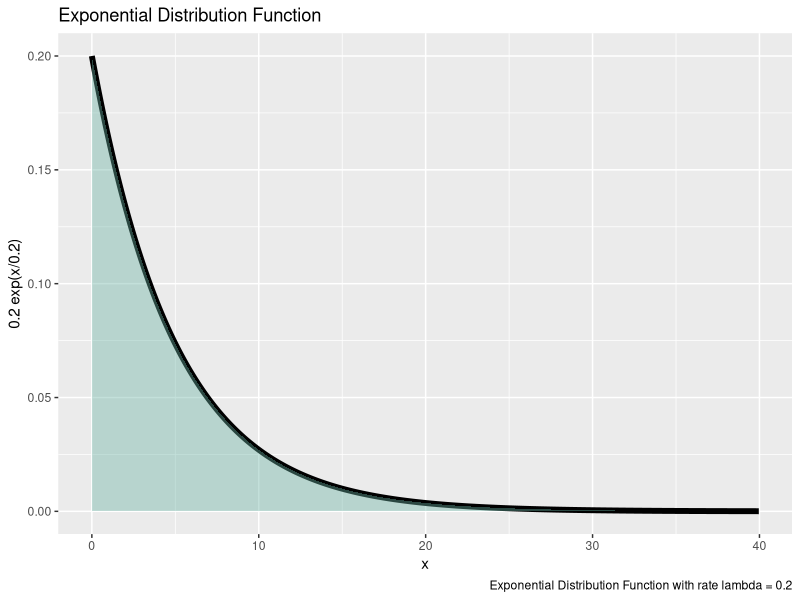
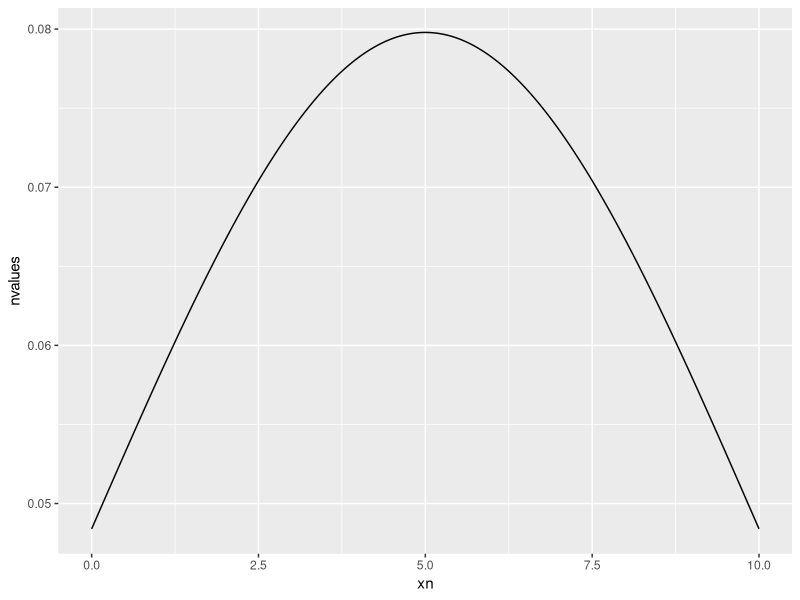
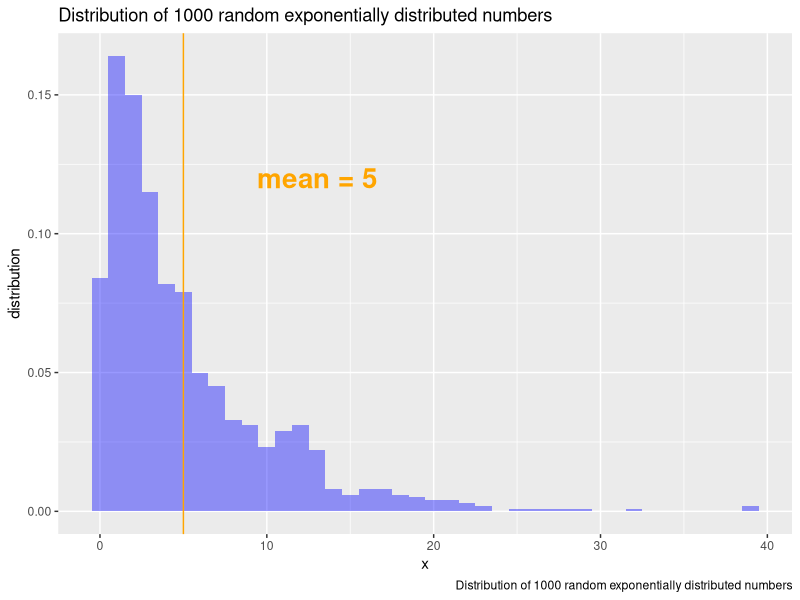
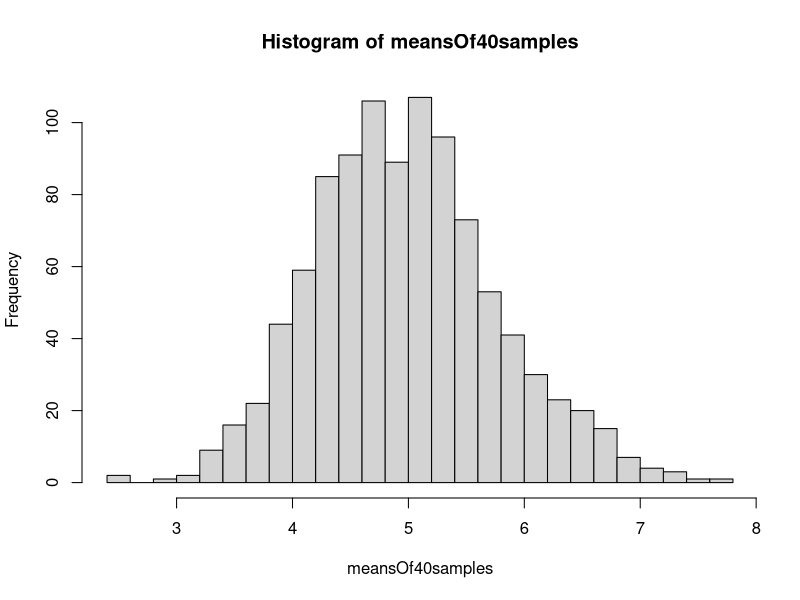
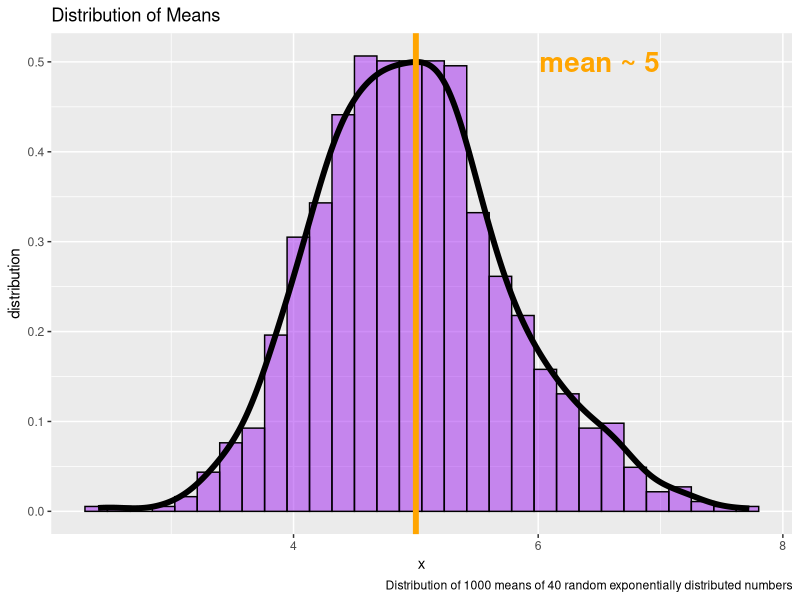

The R script that drew these images, in order:
##comments
library(ggplot2)

lambda = 0.2
xs <- seq(0,39.96, by = .04)
dvalues <- dexp(xs,rate=lambda)
data <-data.frame(xs,dvalues)

p1 <- ggplot(data,aes(x=xs,y=dvalues)) + 
      geom_line(size = 2)+
   geom_area( fill="#69b3a2", alpha=0.4) +
      xlab("x")+
      ylab("0.2 exp(x/0.2)")+
   labs(caption="Exponential Distribution Function with rate lambda = 0.2",
        title ="Exponential Distribution Function")
print(p1)

#for the normal distribution that we will compare to
xn <-seq(0,10,by = 10.01/1000)
nvalues <- dnorm(xn,mean=1/lambda,sd=1/lambda)
ndata <-data.frame(xn,nvalues)

p1n <- ggplot(ndata,aes(x=xn,y=nvalues)) + 
      geom_line()
print(p1n)

#rexp(n,rate) generates a vector of exponentially distributed random numbers
set.seed(12172020)  #set seed so result is reproducible
histdata <-data.frame(hx =rexp(1000,lambda))
p2 <- ggplot(data=histdata,aes(x=hx))+
      geom_histogram(aes(y=..density..),fill="blue",alpha = 0.4,binwidth = 1)+
   geom_vline(aes(xintercept = 5),color = "orange")+
   xlab("x")+
   ylab("distribution")+
   labs(caption="Distribution of 1000 random exponentially distributed numbers",
        title ="Distribution of 1000 random exponentially distributed numbers")+
   annotate("text", x = 13, y = .12, 
              label = "mean = 5" , color = "orange",
              size=7 , angle=0, fontface="bold")
print(p2)
samplemean <-mean(histdata$hx)

CIsample <-t.test(histdata$hx,mu = 5)$conf.int
print(mean(histdata$hx))
meansOf40samples =sdOf40samples =NULL
for (i in 1:1000) meansOf40samples = c(meansOf40samples,mean(rexp(40,rate = lambda)))
for (i in 1:1000) sdOf40samples = c(sdOf40samples,sd(rexp(40,rate = lambda)))
hist(meansOf40samples,breaks = 20)

mOf40 <-data.frame(hx40=meansOf40samples)
p3 <- ggplot(data=mOf40,aes(x=hx40))+
      geom_histogram(aes(y=..density..,binwidth = 0.5), fill="purple",color="black",alpha = 0.5)+
      geom_density(size=2)+
   geom_vline(aes(xintercept = 5),color = "orange",size = 2)+
   xlab("x") + ylab("distribution")+
   labs(caption="Distribution of 1000 means of 40 random exponentially distributed numbers",
        title ="Distribution of Means")+
   annotate("text", x = 6.5, y = .5, 
            label = "mean ~ 5" , color = "orange",
            size=7 , angle=0, fontface="bold")
print(p3)

popmean <-mean(rexp(1000,lambda))
popsd <-sd(rexp(1000,lambda))
mOfm <-mean(meansOf40samples)
mOfsd <-mean(sdOf40samples)
sdOfm <-sd(meansOf40samples)  #5/sqrt(40)= 0.7905694

#The sample variance, S^2, estimates the population variance
#The distribution of the sample variance is centered around the population variance
#The variance of the sample mean is S^2/n
#5/sqrt(40)

#Difference betw distribution of 1000 random exponentials and 
#the distribution of 1000 (averages of 40 exponentials).

#Confidence Interval for the difference in two means
ans <-popmean - mOfm +c(-1,1)*qnorm(0.975)*sqrt(popsd^2/1000 +sdOfm^2/1000)

